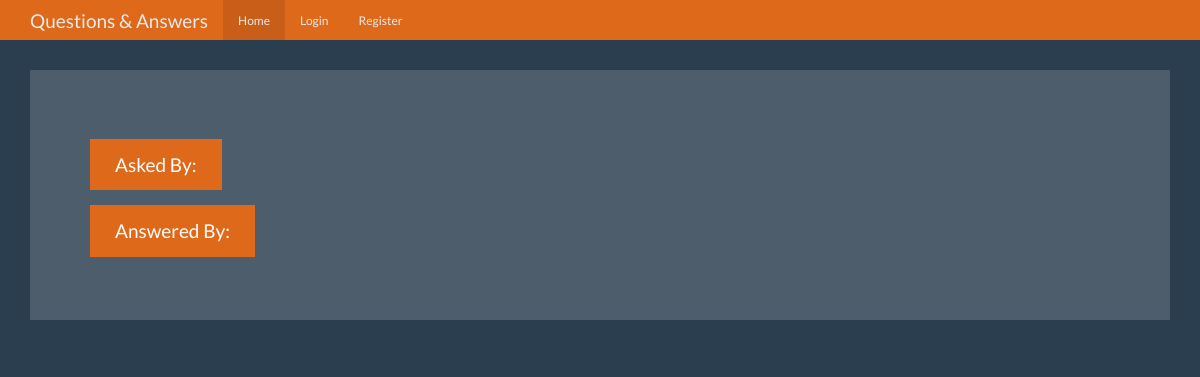
/question/2, run on an earlier commit of the app's database.
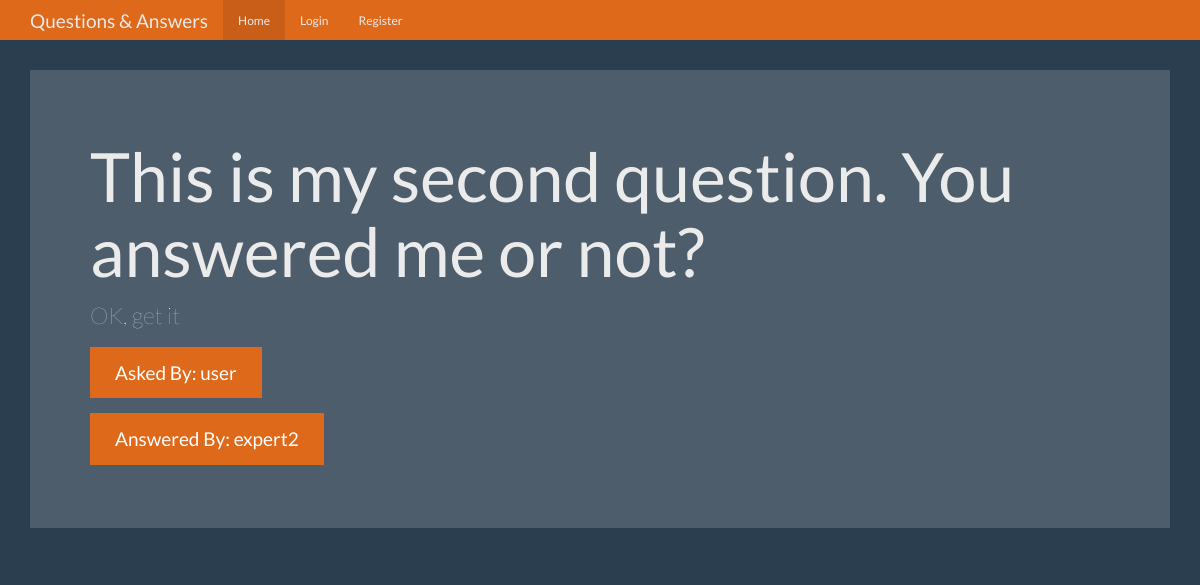
And on a later commit of the database.
### tables this page shows
CREATE TABLE questions (
    id integer primary key autoincrement,
    question_text text not null,
    answer_text text,
    asked_by_id integer not null,
    expert_id integer not null
);

CREATE TABLE users (
    id integer primary key autoincrement,
    name text not null,
    password text not null,
    expert boolean not null,
    admin boolean not null
);

### app.py (the view)
@app.route('/question/<question_id>', methods=['GET', 'POST'])
def question(question_id):
    user = get_current_user()
    db = get_db()
    question_cur = db.execute('''select questions.question_text
                                    , questions.answer_text
                                    , askers.name
                                        as asker_name
                                    , experts.name
                                        as expert_name
                                from questions
                                join users as askers
                                    on askers.id = questions.asked_by_id
                                join users as experts
                                     on experts.id = questions.expert_id
                                where questions.id = ?''', [question_id])
    question = question_cur.fetchone()
    return render_template('question.html', user=user, question=question)

### app.py (called while the page is built)
def get_current_user():
    res = None
    if 'user' in session:
        db = get_db()
        user_cur = db.execute('select * from users where name = ?', [session['user']])
        res = user_cur.fetchone()
    return res

### database.py (called while the page is built)
def connect_db():
    sql = sqlite3.connect(DB_NAME)
    sql.row_factory = sqlite3.Row
    return sql

def get_db():
    if not hasattr(g, DB_NAME):
        g.sqlite_db = connect_db()
    return g.sqlite_db

### templates/question.html (shortened to what this page needs)
{% extends '_base.html' %}
{% block content %}
<div class="jumbotron">
  <h1>{{ question['question_text'] }}</h1>
  <p>{{ question['answer_text'] }}</p>
  <p><a class="btn btn-primary btn-lg">Asked By: {{ question['asker_name'] }}</a></p>
  <p><a class="btn btn-primary btn-lg">Answered By: {{ question['expert_name'] }}</a></p>
</div>
{% endblock %}

What changed in the data, as far as the page shows it:
added questions: question_text "This is my second question. You answered me or not?", answer_text "OK, get it"
now on this page (row unchanged): users: asker_name "user"
added users: expert_name "expert2"
